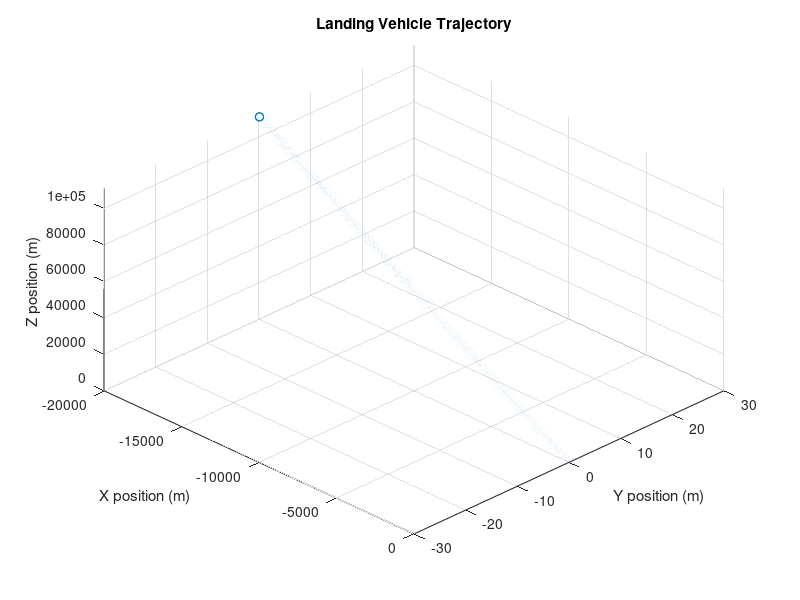

The MATLAB script that drew this image:
clc ;
clear;

% terminal conditions/constraints
rfx= 0; % m
rfy=0; % m
rfz = 0; % m
vfx=0; % m/s
vfy=0; % m/s
vfz=0; % m/s

% initial conditions
rx(1) = -20000; % m 
ry(1) = 0; % m
rz(1) = 111120; % m
Vx(1) = 87.75; % m/s
Vy(1) = 0; % m/s
Vz(1) = -500; % m/s
starship_drymass = 85e5; % kg 
propellant_mass = 1e6; % kg 
m(1) =  starship_drymass + propellant_mass; % kg


% initial parameters
g = -1.62; % Moon gravity
Isp = 345;
vex = abs(Isp*g); 
Tmax = 2.2e6;
Tmin = Tmax*0.4;
tgo= 500;
h = 0.01;  % set the step size
x = [0:h:tgo];  % time interval
n = length(x)-1;

%%
%Function Definitions 
atx = @(~,atxcom)(atxcom);
aty = @(~,atycom)(atycom);
atz = @(~,atzcom)(atzcom);
m_dot = @(~, m, atcom)(-m.*atcom/vex);
rx_dot = @(~,Vx)(Vx); 
ry_dot = @(~, Vy)(Vy); 
rz_dot = @(~, Vz)(Vz); 


%%
%Apollo lunar descent guidance simulation
for i = 1:n
    atxcom(i) = (6*(rfx-rx(i)-((tgo)*Vx(i)))/(tgo).^2)-((2*(vfx-Vx(i)))/(tgo));
    atycom(i) = (6*(rfy-ry(i)-((tgo)*Vy(i)))/(tgo).^2)-((2*(vfy-Vy(i)))/(tgo));
    atzcom(i) = (6*(rfz-rz(i)-((tgo)*Vz(i)))/(tgo).^2)-((2*(vfz-Vz(i)))/(tgo))-g;
    atcom(i) = sqrt(atxcom(i).^2 + atycom(i).^2 + atzcom(i).^2);
    amin(i) = Tmin./m(i); 
    amax(i) = Tmax./m(i);
    
    %Physical Constraint Check (Maximum Allowable Acceleration/Thrust Given Engine Constraints)
    if  atcom(i) > amax(i)
        atxcom(i) = amax(i)*(atxcom(i)/atcom(i));
        atycom(i) = amax(i)*(atycom(i)/atcom(i));
        atzcom(i) = amax(i)*(atzcom(i)/atcom(i));
        atcom(i) = sqrt(atxcom(i).^2 + atycom(i).^2 + atzcom(i).^2);
        
        elseif atcom(i) < amin(i)
        atxcom(i) = amin(i)*(atxcom(i)/atcom(i));
        atycom(i) = amin(i)*(atycom(i)/atcom(i));
        atzcom(i) = amax(i)*(atzcom(i)/atcom(i));
        atcom(i) = sqrt(atxcom(i).^2 + atycom(i).^2 + atzcom(i).^2);
  
    end
    
    %4th Order Runge Kutta Numerical Integration
    k1 = atx(x(i),atxcom(i));
    k2 = atx(x(i)+.5*h,atxcom(i)+.5*k1*h);
    k3 = atx(x(i)+.5*h,atxcom(i)+.5*k2*h);
    k4 = atx(x(i)+h,atxcom(i)+k3*h);
    Vx(i+1) = Vx(i)+((k1+2*k2+2*k3+k4)/6)*h;  %+ normrnd(0,0.05);
    
    k1 = aty(x(i), atycom(i));
    k2 = aty(x(i)+.5*h,atycom(i)+.5*k1*h);
    k3 = aty(x(i)+.5*h,atycom(i)+.5*k2*h);
    k4 = aty(x(i)+h,atycom(i)+k3*h);
    Vy(i+1) = Vy(i)+((k1+2*k2+2*k3+k4)/6)*h ; % + normrnd(0,0.05);

    k1 = atz(x(i),atzcom(i));
    k2 = atz(x(i)+.5*h,atzcom(i)+.5*k1*h);
    k3 = atz(x(i)+.5*h,atzcom(i)+.5*k2*h);
    k4 = atz(x(i)+h,atzcom(i)+k3*h);
    Vz(i+1) = Vz(i)+((k1+2*k2+2*k3+k4)/6)*h;  %+ normrnd(0,0.05);
      
    
    k1 =  m_dot(x(i),m(i),atcom(i));
    k2 =  m_dot(x(i)+.5*h,m(i)+.5*k1*h, atcom(i));
    k3 =  m_dot(x(i)+.5*h,m(i)+.5*k2*h, atcom(i));
    k4 =  m_dot(x(i)+h,m(i)+k3*h, atcom(i));
    m(i+1) = m(i)+((k1+2*k2+2*k3+k4)/6)*h;

    k1 = rx_dot(x(i),Vx(i));
    k2 = rx_dot(x(i)+.5*h,Vx(i)+.5*k1*h);
    k3 = rx_dot(x(i)+.5*h,Vx(i)+.5*k2*h);
    k4 = rx_dot(x(i)+h,Vx(i)+k3*h);
    rx(i+1) = rx(i)+((k1+2*k2+2*k3+k4)/6)*h; % + normrnd(0,0.5);


    k1 = ry_dot(x(i),Vy(i));
    k2 = ry_dot(x(i)+.5*h,Vy(i)+.5*k1*h);
    k3 = ry_dot(x(i)+.5*h,Vy(i)+.5*k2*h);
    k4 = ry_dot(x(i)+h,Vy(i)+k3*h);
    ry(i+1) = ry(i)+((k1+2*k2+2*k3+k4)/6)*h; % + normrnd(0,0.5);
    

    k1 = rz_dot(x(i),Vz(i));
    k2 = rz_dot(x(i)+.5*h,Vz(i)+.5*k1*h);
    k3 = rz_dot(x(i)+.5*h,Vz(i)+.5*k2*h);
    k4 = rz_dot(x(i)+h,Vz(i)+k3*h);
    rz(i+1) = rz(i)+((k1+2*k2+2*k3+k4)/6)*h; % + normrnd(0,0.5);
    
    %Ensure Altitude is Greater Than 0
    if rz(i+1) < 0 
        break 
    end

    tgo = tgo-h;
    if tgo < 0 
        break
    end
    
end


Pc = m(1)-m(end-1)
propellant_mass
v = sqrt(Vx.^2+Vy.^2 + Vz.^2);
T = m(1:end-1).*atcom(1:end);
rx(end)
% %% Plots
% figure(1)
% plot(x(1:length(ry)-1),ry(1:end-1))
% title('Altitude vs. Time')
% xlabel('Time (s)') 
% ylabel('y(t) (m)')
% xlim([0 110])
% ylim([0 4500])


% figure(2)
% plot(x(1:length(v)-1),v(1:end-1))
% title('Velocity Magnitude vs. Time')
% xlabel('Time (s)')
% ylabel('Velocity (m/s)')
% xlim([0 110]) 
% ylim([0 600])

% figure(2)
% plot(x(1:length(T)),m(1:end-1))
% hold on
% title('Mass Profile')
% xlabel('Time (s)')
% ylabel('Mass (kg)')
% xlim([0 50])
% ylim([1450 2000])
% hold off



figure;
plot3(rx, ry, rz, '-o');  % Plot with line and marker
xlabel('X position (m)');
ylabel('Y position (m)');
zlabel('Z position (m)');
title('Landing Vehicle Trajectory');
grid on;  % Add a grid
view(45, 45);  % Set a specific view angle

% Set axis limits
delta = 30;  % Adjust this value as needed
xlim([min(rx)-delta, max(rx)+delta]);
ylim([min(ry)-delta, max(ry)+delta]);
zlim([min(rz)-delta, max(rz)+delta]);



% figure; 
% scatter3(rx, rz, ry)
% figure(4)
% plot(x(1:length(Vx)-1), Vx(1:end-1))
% hold on
% plot(x(1:length(Vy)-1), Vy(1:end-1))
% title('X and Y Velocity vs. Time')
% xlabel('Time (s)')
% ylabel('Velocity (m/s)')
% legend('X Velocity (m/s)', 'Y Velocity (m/s)')
% hold off
% 
% figure(5)
% plot(x(1:length(T)),T)
% hold on
% title('Thrust Profile')
% xlabel('Time (s)')
% ylabel('Thrust (N)')
% xlim([0 50])
% ylim([0 18600])
% hold off
